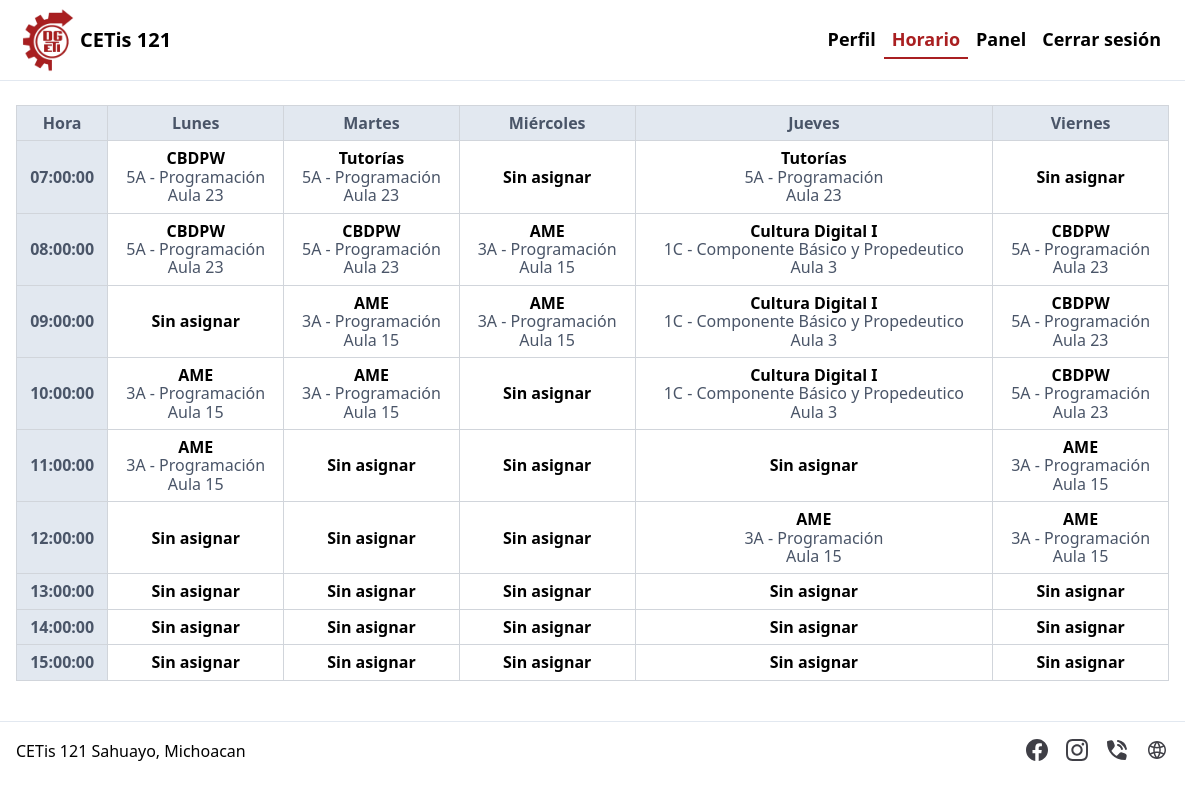
The page /schedule.php (signed in) on the database its author committed.
### tables this page shows
create table
  `schedule` (
    `schedule_id` int not null auto_increment primary key,
    `user_id` int not null,
    `group_id` int default NULL,
    `subject_id` int not null,
    `day` enum (
      'Lunes',
      'Martes',
      'Miércoles',
      'Jueves',
      'Viernes'
    ) not null,
    `start_time` time not null,
    foreign key (`user_id`) references `users` (`user_id`) on delete cascade,
    foreign key (`group_id`) references `groups` (`group_id`) on delete cascade,
    foreign key (`subject_id`) references `subjects` (`subject_id`) on delete cascade
  );

create table
  `subjects` (
    `subject_id` int not null auto_increment primary key,
    `subject_name` varchar(150) not null,
    `initialism` varchar(20) not null
  );

### config.php (called while the page is built, shortened)
<?php
require_once __DIR__ . '/Database.php';
$db = new Database();

### attendance/utils.php (called while the page is built, shortened)
<?php
function getSchedule($params, $db)
{
  $schedule = [];
  foreach (range(7, 15) as $hour) {
    $formatted_hour = sprintf('%02d:00:00', $hour);
    $schedule[$formatted_hour] = [
      'Lunes' => '',
      'Martes' => '',
      'Miércoles' => '',
      'Jueves' => '',
      'Viernes' => ''
    ];
  }
  $sql = 'SELECT schedule_id, schedule.subject_id, schedule.group_id, start_time, subjects.subject_name, subjects.initialism, groups.group_semester, groups.group_letter, careers.career_name, careers.abbreviation, groups.classroom, day
      FROM schedule
      INNER JOIN subjects ON schedule.subject_id = subjects.subject_id
      LEFT JOIN `groups` ON schedule.group_id = `groups`.group_id
      LEFT JOIN careers ON `groups`.career_id = careers.career_id';
  $sql .= isset($params['user_id']) ? ' WHERE schedule.user_id = :user_id' : ' WHERE schedule.group_id = :group_id';
  $classes = $db->fetch($sql, $params);
  foreach ($classes as $class) {
    $start_time = $class['start_time'];
    $day = $class['day'];
    $subject = !empty($class['initialism']) ? $class['initialism'] : $class['subject_name'];
    $group = $class['group_semester'] . $class['group_letter'] . ' - ' . (!empty($class['abbreviation']) ? $class['abbreviation'] : $class['career_name']);
    $classroom = $class['classroom'];
    $schedule[$start_time][$day] = [
      'subject' => $subject,
      'group' => $group,
      'classroom' => "Aula $classroom",
      'start_time' => $start_time,
    ];
  }
  if (isset($params['user_id'])) {
    $user = $db->fetch('SELECT full_time FROM users WHERE user_id = :user_id', ['user_id' => $params['user_id']]);
    foreach ($schedule as $hour => $days) {
      foreach ($days as $day => $class) {
        if (empty($class)) {
          $schedule[$hour][$day] = [
            'subject' => $user['full_time'] ? 'Comisión' : 'Sin asignar',
            'group' => '',
            'classroom' => '',
            'start_time' => $hour,
          ];
        }
      }
    }
  }
  return $schedule;
}

### Database.php (called while the page is built, shortened)
<?php
class Database
{
  private $host = 'localhost';
  private $db_name = 'asisweb';
  private $username = 'root';
  private $password = '2707';
  private $port = '3306';
  public $conn;
  public function getConnection()
  {
    try {
      $this->conn = new PDO('mysql:host=' . $this->host . ';port=' . $this->port . ';dbname=' . $this->db_name, $this->username, $this->password);
      $this->conn->exec('set names utf8');
    } catch (PDOException $e) {
      echo 'Error de conexión: ' . $e->getMessage();
    }
    return $this->conn;
  }
  public function closeConnection()
  {
    $this->conn = null;
  }
  public function fetch($sql, $params = [])
  {
    $stmt = $this->conn->prepare($sql);
    $stmt->execute($params);
    if ($stmt->rowCount() === 1) $result = $stmt->fetch(PDO::FETCH_ASSOC);
    else $result = $stmt->fetchAll(PDO::FETCH_ASSOC);
    return $result;
  }
}

### schedule.php (the view, shortened to what this page needs)
<?php
require_once './config.php';
require_once './attendance/utils.php';
$schedule = getSchedule(['user_id' => $_SESSION['user']['user_id']], $db);
?>
<!DOCTYPE html>
<html lang="es">
<head>
  <link rel="stylesheet" href="./css/normalize.css">
  <link rel="stylesheet" href="./css/styles.css">
  <link rel="stylesheet" href="./css/header.css">
  <link rel="stylesheet" href="./css/footer.css">
  <link rel="stylesheet" href="./css/schedule.css">
</head>
<body>
  <header id="top-header">
    <div class="container">
      <a class="logo" href="./profile.php">
        <img src="./images/logo.webp" alt="<?= LOGO_ALT ?>">
        <strong><?= SCHOOL_NAME ?></strong>
      </a>
      <nav id="menu">
        <ul>
          <li><a class="h-link" href="./profile.php">Perfil</a></li>
          <li><a class="h-link active" href="./schedule.php">Horario</a></li>
          <?php if ($_SESSION['user']['role']) { ?>
            <li><a class="h-link" href="./dashboard/index.php">Panel</a></li>
          <?php } ?>
          <li><button class="h-link" id="logout">Cerrar sesión</button></li>
        </ul>
      </nav>
    </div>
  </header>
  <main class="container">
    <section>
      <table>
        <thead>
          <tr>
            <th>Hora</th>
            <th>Lunes</th>
            <th>Martes</th>
            <th>Miércoles</th>
            <th>Jueves</th>
            <th>Viernes</th>
          </tr>
        </thead>
        <tbody>
          <?php foreach ($schedule as $hour => $days) { ?>
            <tr>
              <td data-label="Hora" class="bg-gray-200 text-gray-700 font-bold"><?= $hour ?></td>
              <?php foreach ($days as $day => $class) { ?>
                <td data-label="<?= $day ?>">
                  <?php if ($class) { ?>
                    <span class="block text-base font-bold"><?= $class['subject'] ?></span>
                    <span class="block text-xs text-gray-700"><?= $class['group'] ?></span>
                    <span class="block text-xs text-gray-700"><?= $class['classroom'] ?></span>
                  <?php } ?>
                </td>
              <?php } ?>
            </tr>
          <?php } ?>
        </tbody>
      </table>
    </section>
  </main>
  <footer id="bottom-footer">
    <span><?= FOOTER_ADDRESS ?></span>
    <ul>
      <li>
        <a class="f-link" href="https://www.facebook.com/Cetis121SahuayoBuhos" target="_blank" rel="noopener noreferrer">
          <img src="./icons/facebook.svg" alt="Facebook">
        </a>
      </li>
      <li>
        <a class="f-link" href="https://www.instagram.com/cetis_121_shy/" target="_blank" rel="noopener noreferrer">
          <img src="./icons/instagram.svg" alt="Instagram">
        </a>
      </li>
      <li>
        <a class="f-link" href="tel:3535322224" target="_blank" rel="noopener noreferrer">
          <img src="./icons/phone.svg" alt="Teléfono">
        </a>
      </li>
      <li>
        <a class="f-link" href="https://www.cetis121.edu.mx/" target="_blank" rel="noopener noreferrer">
          <img src="./icons/web.svg" alt="Sitio web">
        </a>
      </li>
    </ul>
  </footer>
</body>
</html>

### css/styles.css (style rules this page uses)
:root { --primary: 169 31 33; --gray-300: 226 232 240; --gray-500: 107 114 128; }
html { font-family: system-ui, -apple-system, BlinkMacSystemFont, "Segoe UI", Roboto, Oxygen, Ubuntu, Cantarell, "Open Sans", "Helvetica Neue", sans-serif; scroll-behavior: smooth; scrollbar-gutter: stable; }
.container { width: 100%; max-width: 1280px; margin: 0 auto; padding: 0.5rem 1rem; box-sizing: border-box; }

### css/header.css (style rules this page uses)
#top-header { background: #fff; border-bottom: 1px solid rgb(var(--gray-300)); font-size: 1.25rem; line-height: 1.75rem; z-index: 100; }
#top-header .container { display: flex; align-items: center; justify-content: space-between; }
#top-header .logo { display: flex; align-items: center; text-decoration: none; color: #000; }
#top-header .logo img { aspect-ratio: 1; width: 4rem; }
#top-header .logo strong { font-size: 1.25rem; font-weight: 600; line-height: 1; }
#menu { position: absolute; top: -100vh; left: 0; width: 100%; height: 100vh; background: #fff; display: flex; justify-content: center; align-items: center; transition: top 300ms; z-index: 100; }
#menu ul { display: flex; flex-direction: column; align-items: center; gap: 1rem; list-style: none; margin: 0; padding: 0; }
.h-link { cursor: pointer; display: inline-block; background: none; color: #000; font-weight: 600; line-height: inherit; text-decoration: none; padding: 0.25rem 0.5rem; border: none; border-bottom: 2px solid transparent; transition: color 300ms, border-bottom 300ms; }
.h-link.active { color: rgb(var(--primary)); border-bottom: 2px solid rgb(var(--primary)); }
@media screen and (min-width: 768px) { #menu { position: static; width: auto; height: auto; background: transparent; font-size: 1.125rem; line-height: 1.75rem; } }
@media screen and (min-width: 768px) { #menu ul { flex-direction: row; gap: 0; } }

### css/footer.css (style rules this page uses)
#bottom-footer { display: flex; gap: 1rem 0; flex-direction: column; justify-content: center; width: 100%; max-width: 1280px; padding: 1rem; margin: 0 auto; margin-top: 2rem; border-top: 1px solid rgb(var(--gray-300)); box-sizing: border-box; }
#bottom-footer ul { display: flex; gap: 1rem; margin: 0; padding: 0; list-style: none; }
.f-link { display: inline-block; transition: transform 0.2s ease-in-out, opacity 0.2s ease-in-out; }
@media screen and (min-width: 768px) { #bottom-footer { flex-direction: row; align-items: center; justify-content: space-between; } }

### css/schedule.css (style rules this page uses)
table { width: 100%; margin-top: 16px; border-collapse: collapse; white-space: nowrap; }
thead { background-color: #e2e8f0; color: #4a5568; }
th { padding: 8px; border: 1px solid #d1d5db; }
tbody { text-align: center; }
tbody span { display: block; text-wrap: wrap; }
td { padding: 8px; border: 1px solid #d1d5db; }
.bg-gray-200 { background-color: #e2e8f0; }
.text-gray-700 { color: #4a5568; }
.font-bold { font-weight: 700; }

### rows shown on the page
schedule: subject.initialism "CBDPW", group "5A - Programación", classroom "Aula 23"
schedule: subject.initialism "AME", group "3A - Programación", classroom "Aula 15"
schedule: subject.subject_name "Cultura Digital I", group "1C - Componente Básico y Propedeutico", classroom "Aula 3"
schedule: subject.subject_name "Cultura Digital I", group "1C - Componente Básico y Propedeutico", classroom "Aula 3"
schedule: subject.initialism "CBDPW", group "5A - Programación", classroom "Aula 23"
schedule: subject.subject_name "Cultura Digital I", group "1C - Componente Básico y Propedeutico", classroom "Aula 3"
schedule: subject.initialism "CBDPW", group "5A - Programación", classroom "Aula 23"

### other values the page prints
SCHOOL_NAME "CETis 121"
$hour "07:00:00"
$class['subject'] "Tutorías"
$class['group'] "5A - Programación"
$class['classroom'] "Aula 23"
$class['subject'] "Sin asignar"
$hour "08:00:00"
$class['subject'] "CBDPW"
$hour "09:00:00"
$class['subject'] "AME"
$class['group'] "3A - Programación"
$class['classroom'] "Aula 15"
$hour "10:00:00"
$hour "11:00:00"
$hour "12:00:00"
